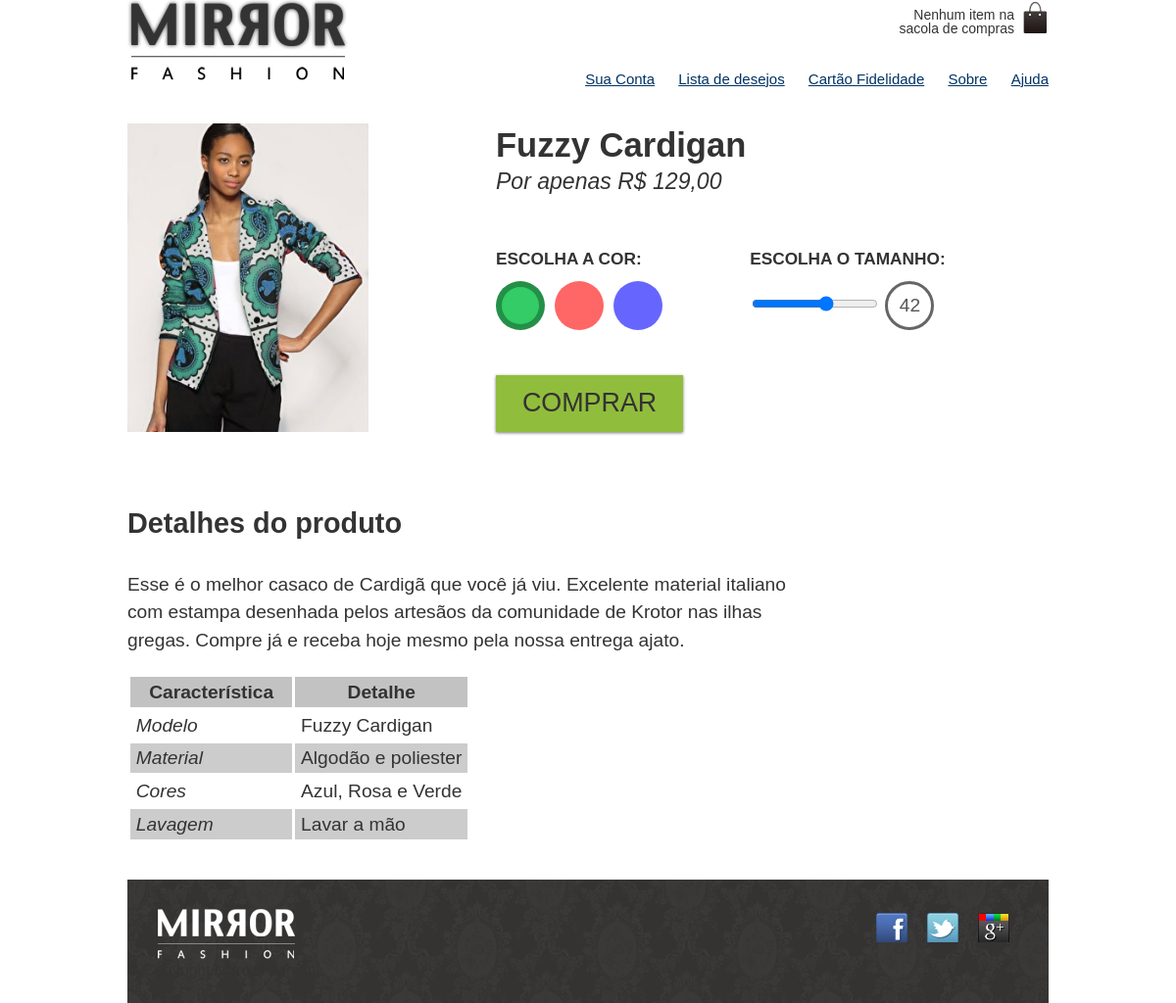
Page /produto.php?id=1 on the committed database.
### tables this page shows
CREATE TABLE IF NOT EXISTS `produtos` (
  `id` int(11) NOT NULL AUTO_INCREMENT,
  `nome` varchar(255) DEFAULT NULL,
  `preco` varchar(45) DEFAULT NULL,
  `descricao` text,
  `data` date DEFAULT NULL,
  `vendas` int(11) DEFAULT NULL,
  PRIMARY KEY (`id`)
);

### produto.php (the view, shortened to what this page needs)
    <?php
        $conexao = mysqli_connect("127.0.0.1", "root", "", "wd43");
        $dados = mysqli_query($conexao,"SELECT * FROM produtos WHERE id=$_GET[id]");
        $produtos = mysqli_fetch_array($dados);
    ?>
        <?php
            $cabecalho_css = '<link rel="stylesheet" href="css/produto.css">';
            include "cabecalho.php";
        ?>
        <div class="produto">
            <h1><?= $produtos['nome']?></h1>
            <p>Por apenas <?= $produtos['preco'] ?></p>
            <form action="checkout.php" method="POST">
                <fieldset class="cores">
                    <legend>
                        Escolha a cor:
                    </legend>
                    <label for="verde">
                        <img src="img/produtos/foto<?= $produtos['id']?>-verde.png" alt="Produto verde">
                    </label>
                </fieldset>
                <fieldset class="tamanhos">
                    <legend>Escolha o tamanho:</legend>
                    <input type="range" min="36" max="46" value="42" step="2"
                    name="tamanho" id="tamanho">
                    <output for="tamanho" name="valortamanho">42</output>
                </fieldset>
                <input type="submit" class="comprar" value="Comprar">
            </form>
        </div>
        <div class="detalhes">
            <h2>Detalhes do produto</h2>
            <p><?= $produtos['descricao'] ?></p>
                <table>
                    <thead>
                        <tr>
                            <th>Característica</th>
                            <th>Detalhe</th>
                        </tr>
                    </thead>
                    <tbody>
                        <tr>
                            <td>Modelo</td>
                            <td><?= $produtos['nome']?></td>
                        </tr>
                        <tr>
                            <td>Material</td>
                            <td>Algodão e poliester</td>
                        </tr>
                        <tr>
                            <td>Cores</td>
                            <td>Azul, Rosa e Verde</td>
                        </tr>
                        <tr>
                            <td>Lavagem</td>
                            <td>Lavar a mão</td>
                        </tr>
                    </tbody>
                </table>
            </div>
            <?php
include "rodape.php";
?>
        </body>
        </html>

### css/produto.css (style rules this page uses)
.container { margin:0 auto; width:940px; }
body { font-family: "arial","helvetica",sans-serif; color: #333333; }
.cores label:after { border: 6px solid rgba(0,0,0,0); transition: 1s; }
.cores label:after { content:''; display:block; border-radius:50%; width:50px; height:50px; }
label[for=verde]:after { background-color:#33CC66; }
.cores input:checked + label:after { border: 6px solid rgba(0,0,0,0.3); }
.cores label:after { -moz-box-sizing:border-box; box-sizing:border-box; }
.cores label:after { position:absolute; }
.cores { position:relative; padding-top:90px; }
.cores label:after { position:absolute; top:30px; }
label[for=verde]:after { left:0; }
.cores legend { position:absolute; top:0; left:0; }
.cores label img { display:block; max-width:100%; }
.produto { color:#333; line-height:1.3; margin-top:2em; }
.produto h1 { font-size:1.8em; font-weight:bold; }
.produto p { font-size:1.2em; font-style:italic; margin-bottom:1em; }
.produto legend { display:block; font:bold 0.9em/2.5 Arial; text-transform:uppercase; }
.comprar { background:#91bd3c; border:none; color:#333; font-size:1.4em; text-transform: uppercase; box-shadow:0 1px 3px #777; display:block; padding:0.5em 1em; margin:1em 0; }
.tamanhos output { display:inline-block; height:44px; width:44px; line-height:44px; text-align:center; border:3px solid #666; border-radius:50%; color:#555; }
@media (min-width:630px) { .produto { position:relative; padding-left:40%; font-size:1.2em; } }
@media (min-width:630px) { .cores { position:static; padding:0; } }
@media (min-width:630px) { .cores legend { position:static; } }
@media (min-width:630px) { .cores label img { position:absolute; top:0; left:0; } }
@media (min-width:630px) { .cores label:after { position:static; float:left; margin-right:10px; } }
@media (min-width:630px) { .cores label img { max-width:35%; max-height:100%; } }
@media (min-width:630px) { fieldset { display: inline-block; vertical-align: top; margin:1em 0; min-width:200px; width:45%; } }
.detalhes { padding:2em 0; }
.detalhes h2 { font-size:1.5em; line-height:2; }
.detalhes p { margin: 1em 0; font-size:1em; line-height:1.5; max-width:36em; }
@media (min-width:500px) { .detalhes { font-size:1.2em; } }
table { border-spacing:0.2em; border-collapse:separate; }
thead { background-color:#9999; }
thead th { font-weight: bold; padding:0.3em 1em; text-align:center; }
td { padding: 0.3em; }
tr:nth-child(2n) { background-color:#ccc; }
td:first-child { font-style:italic; }

### css/mobile.css (style rules this page uses)
.container { width:96%; }

### rows in the picture
produtos: nome "Fuzzy Cardigan", preco "R$ 129,00", descricao "Esse é o melhor casaco de Cardigã que você já viu. Excelente material italiano com estampa desenhada pelos artesãos da comunidade de Krotor nas ilhas gregas. Compre já e receba hoje mesmo pela nossa entrega ajato."
